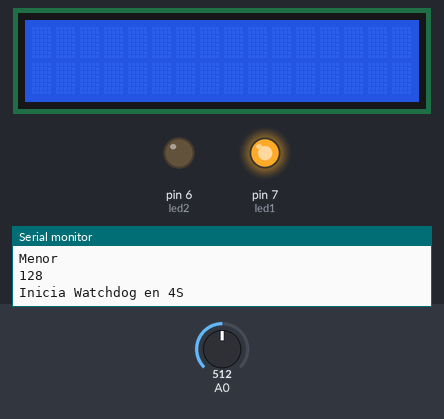
This sketch was run on a simulated Arduino Uno, built with avr-gcc and run on an emulated ATmega328P. Parts: 16×2 character LCD, output pins drawn as LEDs (lit = HIGH), the last lines printed to the serial monitor. The inputs (shaded band) are chosen by the test bench; at power-on: A0 = 512. The board resets itself during the run and starts again; EEPROM starts erased.

Above: at 1.1 s.
At 5.3 s:
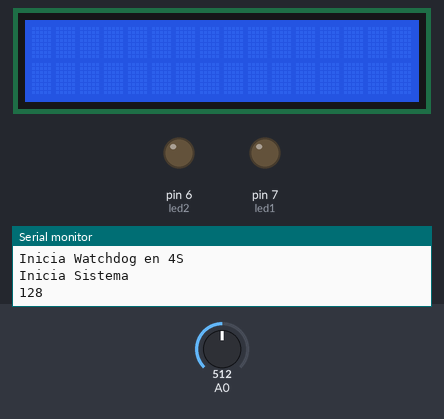
Timing chart, 0 to 6.8 s (numbered marks = the images above):
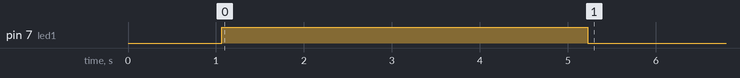

The sketch:

EdisonPicuasi-Examen_B2.ino
```cpp
/*

SISTEMAS MICROPROCESADOS

EDISON PICUASI

EXAMEN


*/
////////////////////////////////////////EJERCICIO 1////////////////////////////////////////////
/*

Actividad: Guarde el menor dato del conversor analogo digital y almacene en la EEPROM,
reinicie el sistema y compare con las nuevas lecturas del CAD. Si es menor al almacenado,
guardelo en la EEPROM, encienda un led e imprima por serial hasta una nueva comparacion.

*/


#include <LiquidCrystal.h>
#include <EEPROM.h>
#include <MsTimer2.h>
#include <avr/wdt.h>
LiquidCrystal lcd(13,12,11,10,9,8);

int bt1,estado;
double cad;
void setup() {
wdt_disable();
Serial.begin(9600);
lcd.begin(16,2);
pinMode(7,OUTPUT);  //led1
pinMode(6,OUTPUT);  //led2
MsTimer2::set(1000,contador);
MsTimer2::start();
//cad=analogRead(A0)/4;
//EEPROM.update(0,cad);
Serial.println("Inicia Sistema");
Serial.println(EEPROM.read(0));
}

void loop() {

}
void contador(){
  cad=analogRead(A0)/4;
if(cad<EEPROM.read(0)){
  EEPROM.update(0,cad);
  Serial.println("Menor");
  Serial.println(EEPROM.read(0));
  digitalWrite(7,HIGH);
  delay(200);
  MsTimer2::stop();
  Serial.println("Inicia Watchdog en 4S");
  wdt_enable(WDTO_4S);
  }else{
    Serial.println("Mayor");
    }
}


////////////////////////////////////////EJERCICIO 2////////////////////////////////////////////
/*
Actividad: Ingrese el tiempo de configuracion separado por comas del timer 1 y 2 y activelos
por interrupcion, encienda leds para verificar el tiempo de cada uno.
*/


/*


#include <MsTimer2.h>
#include <TimerOne.h>


int conteo1,conteo2;
int on1,on2;
int analog1,analog2;
String CX,dato1,dato2;
void setup() {
Serial.begin(9600);
pinMode(7,OUTPUT);
pinMode(6,OUTPUT);
attachInterrupt(0,Tiempo1,FALLING);
attachInterrupt(1,Tiempo2,FALLING);
Serial.println("Ingrese los tiempos para el Timer1 y Timer2 separados por una coma.");
Serial.println("EJEMPLO: 10000,100");
}

void loop() {

if(Serial.available()>0){
CX=Serial.readString();
  dato1=CX.substring(0,CX.indexOf(","));

  Serial.println("");
  Serial.print("Timepo 1: ");
  Serial.println(dato1);
  dato2=CX.substring(CX.indexOf(",")+1,CX.length());
  Serial.print("Timepo 2: ");
  Serial.println(dato2);
  analog1=dato1.toInt();
  analog2=dato2.toInt();
}

}

void Tiempo1(){
  on1=1-on1;
    Serial.print("b1: ");
  Serial.println(on1);
  if(on1==1){
    Timer1.initialize(analog1);
    Timer1.attachInterrupt(Time1);
    Timer1.start();
    }else{
      Timer1.stop();
      }
  }

void Tiempo2(){
  on2=1-on2;
  Serial.print("b2: ");
  Serial.println(on2);
  if(on2==1){
    MsTimer2::set(analog2,Time2);
    MsTimer2::start();
    }else{
      MsTimer2::stop();
      }
  }
void Time1(){
if(on1==1){
conteo1++;
Serial.print("Timer1: ");
Serial.println(conteo1);
if(conteo1%2==0){
  digitalWrite(6,HIGH);
  }else{
      digitalWrite(6,LOW);
    }
}
  }
void Time2(){
  if(on2==1){
  conteo2++;
  Serial.print("Timer2: ");
  Serial.println(conteo2);
  if(conteo2%2==0){
  digitalWrite(7,HIGH);
  }else{
      digitalWrite(7,LOW);
    }
  }
  }


*/
```
